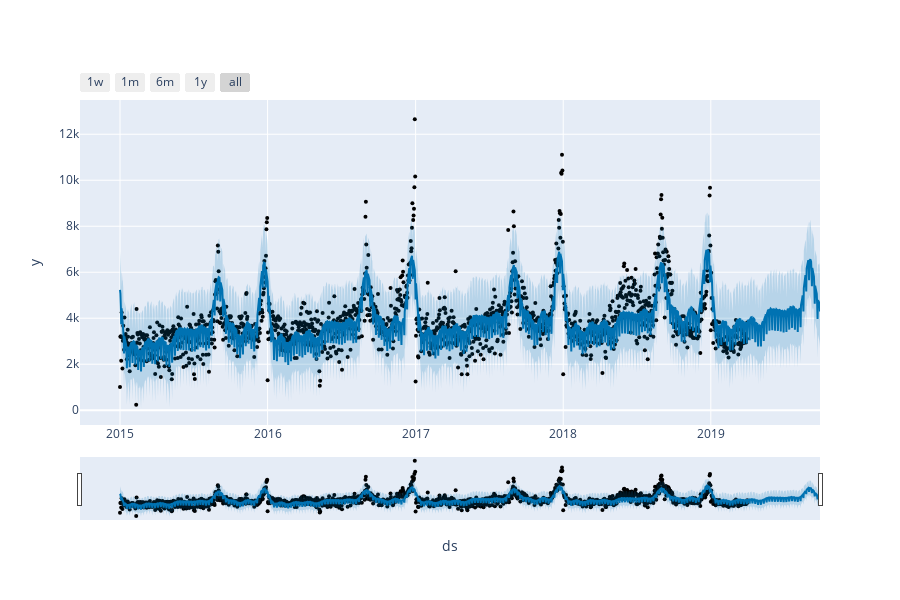

Notebook source saved alongside this figure:
### Code cell
# interactive display of time series
plot_plotly(model_3, forecast_3)

### Figure 1 — Plotly figure (JSON) as saved in the notebook; plotly's stock layout.template omitted (floating-point values rounded to 4 significant figures; data arrays with more than 128 entries replaced by an {"elided": "..."} marker saying what was removed)
{"data": [{"marker": {"color": "black", "size": 4}, "mode": "markers", "name": "Actual", "type": "scatter", "x": {"elided": "1552 str values"}, "y": {"elided": "1552 float values"}}, {"hoverinfo": "skip", "line": {"width": 0}, "mode": "lines", "type": "scatter", "x": {"elided": "1732 str values"}, "y": {"elided": "1732 float values"}}, {"fill": "tonexty", "fillcolor": "rgba(0, 114, 178, 0.2)", "line": {"color": "#0072B2", "width": 2}, "mode": "lines", "name": "Predicted", "type": "scatter", "x": {"elided": "1732 str values"}, "y": {"elided": "1732 float values"}}, {"fill": "tonexty", "fillcolor": "rgba(0, 114, 178, 0.2)", "hoverinfo": "skip", "line": {"width": 0}, "mode": "lines", "type": "scatter", "x": {"elided": "1732 str values"}, "y": {"elided": "1732 float values"}}], "layout": {"height": 600, "showlegend": false, "width": 900, "xaxis": {"rangeselector": {"buttons": [{"count": 7, "label": "1w", "step": "day", "stepmode": "backward"}, {"count": 1, "label": "1m", "step": "month", "stepmode": "backward"}, {"count": 6, "label": "6m", "step": "month", "stepmode": "backward"}, {"count": 1, "label": "1y", "step": "year", "stepmode": "backward"}, {"step": "all"}]}, "rangeslider": {"visible": true}, "title": {"text": "ds"}, "type": "date"}, "yaxis": {"title": {"text": "y"}}}}
